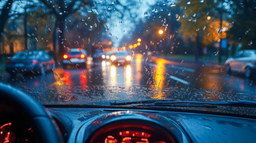
#> input picture droplets.png, 256 x 143 px, shrunk from 908 x 507 before the run
$ python lab6.py
#> lines starting #> are read from the running program, lines starting #| are printed output that depends on the picture
"""
    Jesse Han
    jesse.han53@myhunter.cuny.edu
    CSCI 39534 Lab 6
    Resources: Scikit-image Unsharp masking
               https://scikit-image.org/docs/0.24.x/auto_examples/filters/plot_unsharp_mask.html
               Wikipedia Unsharp masking
               https://en.wikipedia.org/wiki/Unsharp_masking
"""
from PIL import Image
import numpy as np
import math
import statistics

# Defining filters
robertsX = (
    (1, 0),
    (0, -1)
)
robertsY = (
    (0, 1),
    (-1, 0)
)
prewittX = (
    (-1, 0, 1),
    (-1, 0, 1),
    (-1, 0, 1)
)
prewittY = (
    (1, 1, 1),
    (0, 0, 0),
    (-1, -1, -1)
)
sobelX = (
    (-1, 0, 1),
    (-2, 0, 2),
    (-1, 0, 1)
)
sobelY = (
    (1, 2, 1),
    (0, 0, 0),
    (-1, -2, -1)
)

def apply_edge_convolution(image, filterX, filterY):
    img = image.copy()
    pxl = img.load()
    width = img.size[0]
    height = img.size[1]
    filter_width = len(filterX)
    filter_height = len(filterX[0])

    output = Image.new(mode='L', size=(width, height))
    output_pixels = output.load()

    for i in range(width):
        for j in range(height):
            Gx = 0
            Gy = 0
            # Range values are centered around [i,j] based on filter size
            # Creating offsets based on index sizes
            x_from = (filter_width - 1) // -2
            x_to = (filter_width - 1) // 2 + 1
            y_from = (filter_height - 1) // -2
            y_to = (filter_height - 1) // 2 + 1
            for x in range(x_from, x_to):
                for y in range(y_from, y_to):
                    if i+x >= 0 and i+x < width and j+y >= 0 and j+y < height:
                        # Reversing the offsets since the filters are indexed from 0, not the negative offset
                        Gx += pxl[i+x,j+y] * filterX[-y_from + y][-x_from + x]
                        Gy += pxl[i+x,j+y] * filterY[-y_from + y][-x_from + x]
            G = (int) (math.sqrt(Gx ** 2 + Gy ** 2))
            output_pixels[i,j] = G
    img.close()
    return output

def apply_median_filter(image, size=3):
    img = image.copy()
    pxl = img.load()
    width = img.size[0]
    height = img.size[1]

    output = Image.new(mode='L', size=(width,height))
    output_pixels = output.load()

    for i in range(width):
        for j in range(height):
            neighbors = []
            for x in range((size-1)//-2, (size-1)//2+1):
                for y in range((size-1)//-2, (size-1)//2+1):
                    if i+x >= 0 and i+x < width and j+y >= 0 and j+y < height:
                        neighbors.append(pxl[i+x,j+y])
            output_pixels[i,j] = int(statistics.median(neighbors))
    img.close()
    return output


gaussian_filter = (
    (1.0/16.0, 2.0/16.0, 1.0/16.0),
    (2.0/16.0, 4.0/16.0, 2.0/16.0),
    (1.0/16.0, 2.0/16.0, 1.0/16.0)
)
def apply_other_filter(image, image_filter):
    img = image.copy()
    pxl = img.load()
    width = img.size[0]
    height = img.size[1]

    filter_size = len(image_filter)

    output = Image.new(mode='L', size=(width,height))
    output_pixels = output.load()

    for i in range(width):
        for j in range(height):
            dividend = 0.0
            for x in range((filter_size-1)//-2, (filter_size-1)//2+1):
                for y in range((filter_size-1)//-2, (filter_size-1)//2+1):
                    if i+x >= 0 and i+x < width and j+y >= 0 and j+y < height:
                        dividend += pxl[i+x,j+y] * image_filter[y + (filter_size-1)//2][x + (filter_size-1)//2]
            output_pixels[i,j] = (int) (dividend)
    img.close()
    return output

def unsharp_masking(original, blurred, weight=1.0):
    output = original.copy()
    output_pixels = output.load()
    blurred_pixels = blurred.load()
    width = output.size[0]
    height = output.size[1]

    for i in range(width):
        for j in range(height):
            output_pixels[i,j] = output_pixels[i,j] + (int) (weight * (output_pixels[i,j] - blurred_pixels[i,j]))
    return output

'''
dog_name = 'dog.png'
dog = Image.open(dog_name).convert('L')
dog.save(f"grayscale_{dog_name}")
roberts_dog = apply_edge_convolution(dog, robertsX, robertsY)
prewitt_dog = apply_edge_convolution(dog, prewittX, prewittY)
sobel_dog = apply_edge_convolution(dog, sobelX, sobelY)

roberts_dog.save(f"roberts_{dog_name}")
prewitt_dog.save(f"prewitt_{dog_name}")
sobel_dog.save(f"sobel_{dog_name}")
'''

'''
snow_name = 'snow.png'
snow = Image.open(snow_name).convert('L')
snow.save(f"grayscale_{snow_name}")
sobel_snow = apply_edge_convolution(snow, sobelX, sobelY)
sobel_snow.save(f"sobel_{snow_name}")

snow_5x5 = apply_median_filter(snow, 5)
snow_7x7 = apply_median_filter(snow, 7)

snow_5x5.save(f"5x5_{snow_name}")
snow_7x7.save(f"7x7_{snow_name}")

sobel_snow_5x5 = apply_edge_convolution(snow_5x5, sobelX, sobelY)
sobel_snow_7x7 = apply_edge_convolution(snow_7x7, sobelX, sobelY)

sobel_snow_5x5.save(f"5x5_sobel_{snow_name}")
sobel_snow_7x7.save(f"7x7_sobel_{snow_name}")
'''

droplets_name = 'droplets.png'
droplets = Image.open(droplets_name).convert('L')
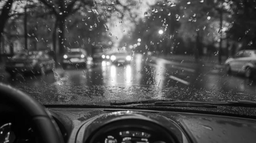
#> droplets: PIL image 256x143 L; min 0, max 255, mean 75.9
droplets.save(f"grayscale_{droplets_name}")
sobel_droplets = apply_edge_convolution(droplets, sobelX, sobelY)
#> in apply_edge_convolution, `output = Image.new(mode='L', size=(width, height))`: output: PIL image 256x143 L; every value is 0
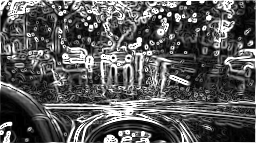
#> sobel_droplets: PIL image 256x143 L; min 0, max 255, mean 90.8
sobel_droplets.save(f"sobel_{droplets_name}")

droplets_5x5 = apply_median_filter(droplets, 5)
droplets_gaussian = apply_other_filter(droplets, gaussian_filter)
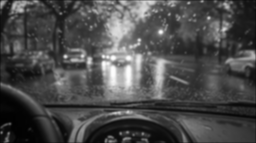
#> droplets_gaussian: PIL image 256x143 L; min 1, max 253, mean 75.1
droplets_7x7_gaussian = apply_other_filter(apply_median_filter(droplets, 7), gaussian_filter)
#> in apply_other_filter (call 2), `img = image.copy()`:
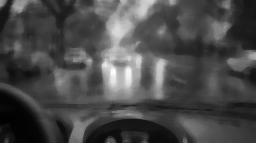
#> img: PIL image 256x143 L; min 2, max 252, mean 73.7

droplets_5x5.save(f"5x5_{droplets_name}")
droplets_gaussian.save(f"gaussian_{droplets_name}")
droplets_7x7_gaussian.save(f"7x7_gaussian_{droplets_name}")

sobel_droplets_5x5 = apply_edge_convolution(droplets_5x5, sobelX, sobelY)
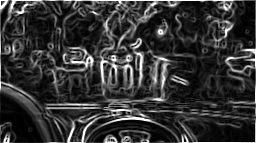
#> sobel_droplets_5x5: PIL image 256x143 L; min 0, max 255, mean 53
sobel_droplets_gaussian = apply_edge_convolution(droplets_gaussian, sobelX, sobelY)
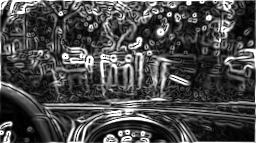
#> sobel_droplets_gaussian: PIL image 256x143 L; min 0, max 255, mean 74.6
sobel_droplets_7x7_gaussian = apply_edge_convolution(droplets_7x7_gaussian, sobelX, sobelY)
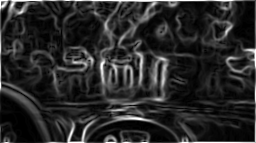
#> sobel_droplets_7x7_gaussian: PIL image 256x143 L; min 0, max 255, mean 41.2

sobel_droplets_5x5.save(f"5x5_sobel_{droplets_name}")
sobel_droplets_gaussian.save(f"gaussian_sobel_{droplets_name}")
sobel_droplets_7x7_gaussian.save(f"7x7_gaussian_sobel_{droplets_name}")

unsharp = unsharp_masking(droplets, droplets_7x7_gaussian, -1.0)
unsharp.save(f"unsharp_{droplets_name}")

unsharp = apply_edge_convolution(unsharp, sobelX, sobelY)
unsharp.save(f"unsharp_sobel_{droplets_name}")
